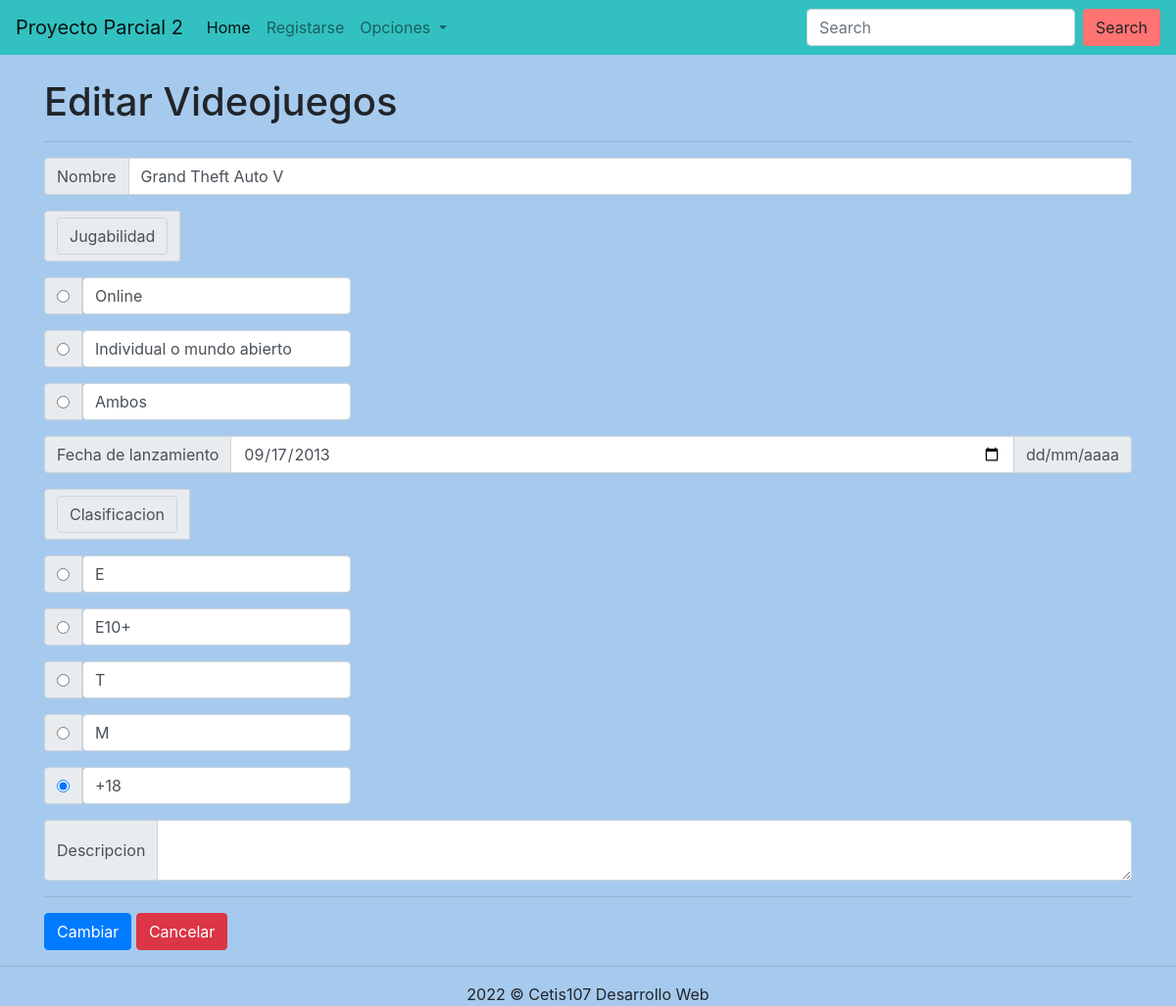
The app's page /actualizarRegistro.php?id=1, older data.
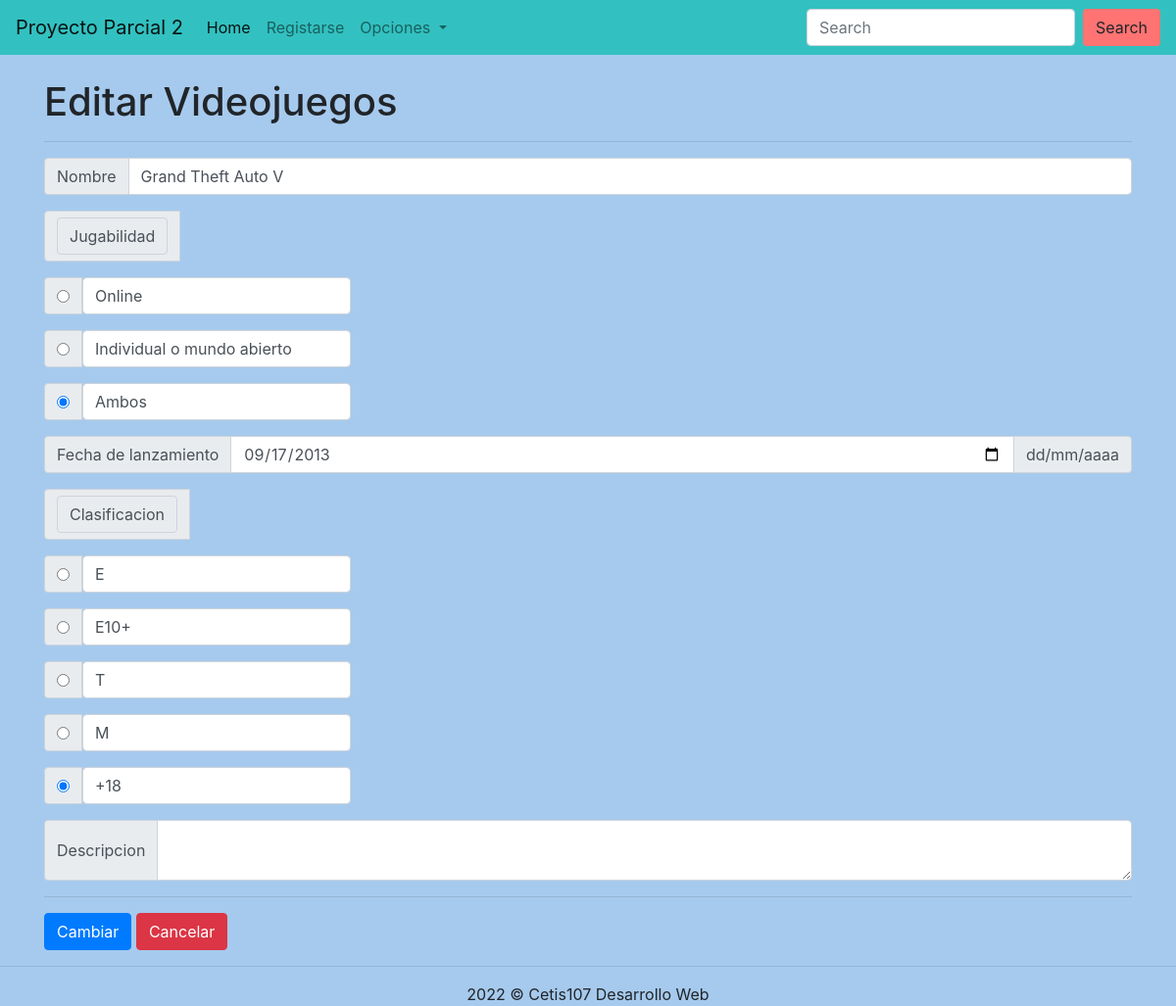
The same page, newer data.
### tables this page shows
CREATE TABLE `juegos` (
  `id` int(11) NOT NULL,
  `nombre` varchar(100) NOT NULL,
  `jugabilidad` varchar(30) NOT NULL,
  `fecha_lanzamiento` date NOT NULL,
  `clasificacion` varchar(30) NOT NULL,
  `descripcion` varchar(300) NOT NULL
);

### actualizarRegistro.php (the view, shortened to what the changed rows need)
<!DOCTYPE html>
<html lang="en">
<head>
    <link rel="stylesheet" href="css/bootstrap.css">
</head>
<body style="background-color: #a6caed;">
    <?php
    include 'conexion.php';
    $id = $_GET["id"];
    $sql = "SELECT * FROM juegos WHERE id=" . $id;
    $resultado = $conexion->query($sql);
    $registro = $resultado->fetch_assoc();
    ?>
    <br>
    <div class="container">
        <div class="row">
            <div class="col-12">
                <h1>Editar Videojuegos</h1><hr>
                <form action="guardarRegistro.php" method="post">
                    <div class="input-group mb-3">
                    <div class="input-group-prepend">
                        <span class="input-group-text" id="basic-addon1">Nombre</span>
                    </div>
                    <input value="<?php echo $registro["nombre"]?>" name="nombre" type="text" class="form-control" placeholder="Ingresa tu nombre" aria-label="nombre" aria-describedby="basic-addon1">
                    </div>
                    <div class="input-group mb-3">
                    <div class="input-group-prepend">
                    <div class="input-group-text">
                        <input type="radio" name="jugabilidad" value="Online" <?php if ($registro["jugabilidad"]=="Online") echo "checked"; ?>>
                    </div>
                    </div>
                    </div>
                    <div class="input-group mb-3">
                    <div class="input-group-prepend">
                    <div class="input-group-text">
                        <input type="radio" name="jugabilidad" value="Individual o mundo abierto" <?php if ($registro["jugabilidad"]=="Individual o mundo abierto") echo "checked"; ?>>
                    </div>
                    </div>
                    </div>
                    <div class="input-group mb-3">
                    <div class="input-group-prepend">
                    <div class="input-group-text">
                        <input type="radio" name="jugabilidad" value="Ambos" <?php if ($registro["jugabilidad"]=="Ambos") echo "checked"; ?>>
                    </div>
                    </div>
                    </div>
                    <div class="input-group mb-3">
                    <div class="input-group-prepend">
                        <span class="input-group-text">Fecha de lanzamiento</span>
                    </div>
                    <input value="<?php echo $registro["fecha_lanzamiento"]?>" name="fecha_lanzamiento" type="date" class="form-control" aria-label="fecha_lanzamiento">
                    <div class="input-group-append">
                        <span class="input-group-text">dd/mm/aaaa</span>
                    </div>
                    </div>
                    <div class="input-group mb-3">
                    <div class="input-group-prepend">
                    <div class="input-group-text">
                        <input type="radio" name="clasificacion" value="E" <?php if ($registro["clasificacion"]=="E") echo "checked"; ?>>
                    </div>
                    </div>
                    </div>
                    <div class="input-group mb-3">
                    <div class="input-group-prepend">
                    <div class="input-group-text">
                        <input type="radio" name="clasificacion" value="E10+" <?php if ($registro["clasificacion"]=="E10+") echo "checked"; ?>>
                    </div>
                    </div>
                    </div>
                    <div class="input-group mb-3">
                    <div class="input-group-prepend">
                    <div class="input-group-text">
                        <input type="radio" name="clasificacion" value="T" <?php if ($registro["clasificacion"]=="T") echo "checked"; ?>>
                    </div>
                    </div>
                    </div>
                    <div class="input-group mb-3">
                    <div class="input-group-prepend">
                    <div class="input-group-text">
                        <input type="radio" name="clasificacion" value="M" <?php if ($registro["clasificacion"]=="M") echo "checked"; ?>>
                    </div>
                    </div>
                    </div>
                    <div class="input-group mb-3">
                    <div class="input-group-prepend">
                    <div class="input-group-text">
                        <input type="radio" name="clasificacion" value="+18" <?php if ($registro["clasificacion"]=="+18") echo "checked"; ?>>
                    </div>
                    </div>
                    </div>
                    <div class="input-group">
                    <div class="input-group-prepend">
                        <span class="input-group-text">Descripcion</span>
                    </div>
                        <textarea <?php echo $registro["descripcion"]?> name="descripcion" class="form-control" aria-label="descripcion"></textarea>
                    </div>
                </form>
            </div>
        </div>
    </div>
</body>
</html>

Row changes from the older to the newer data that the page shows:
changed juegos "Grand Theft Auto V": jugabilidad "☐" → "☑"
